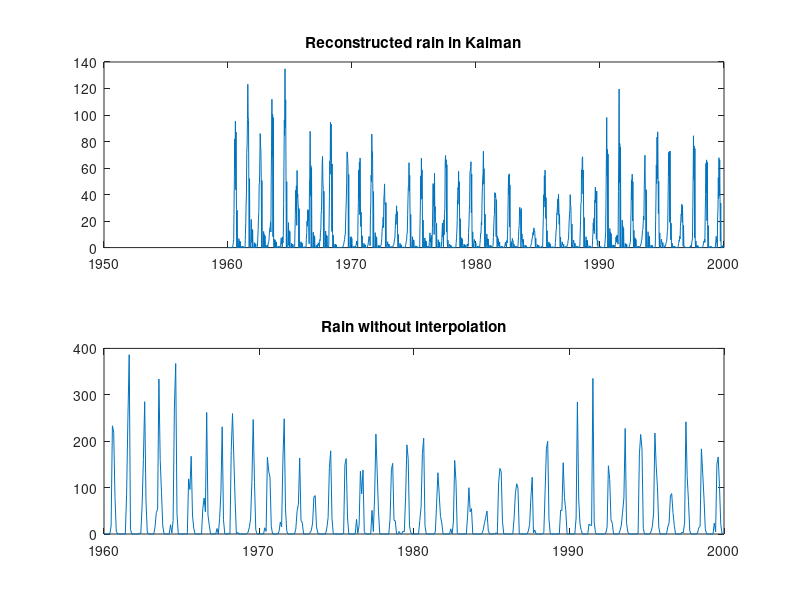
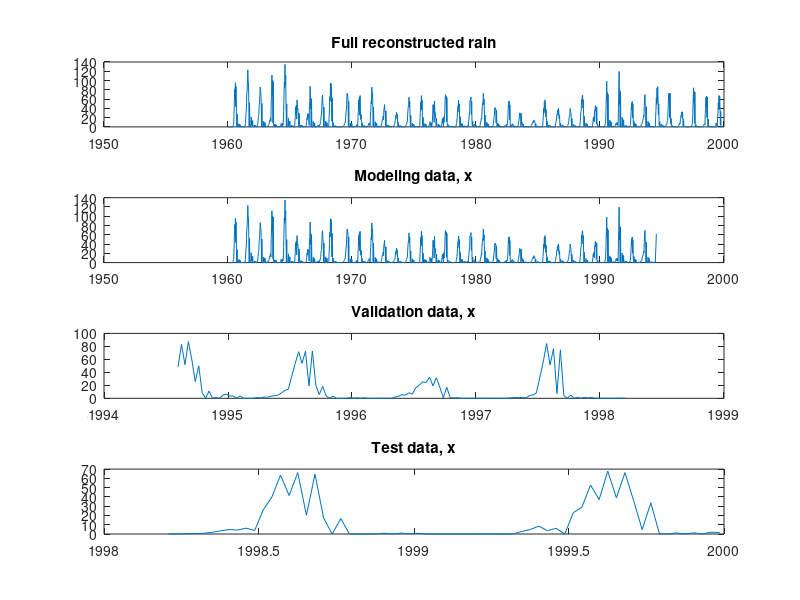

MATLAB code for these plots, in order: (Note: this script raises an error after producing the figures.)
%
% Time series analysis
% Assignment 
%
%

clear; 
close all;
% addpath('functions', '/data')         % Add this line to update the path
addpath('../functions', '../data')      % Add this line to update the path (Hanna)

%% 3. Modeling and validation for El-Geneina
load proj23.mat

% Split the data
n = length(ElGeneina.nvdi);

model = ElGeneina.nvdi(1:453,1);         % 70% for modelling
m_t = ElGeneina.nvdi_t(1:453,1);

valid = ElGeneina.nvdi(454:584,1);       % 20% for validation
v_t = ElGeneina.nvdi_t(454:584,1);

test = ElGeneina.nvdi(584:end,1);        % 10% for test
t_t = ElGeneina.nvdi_t(584:end,1); 

max_data = 255;
min_data = 0;

m = 2*(model-min_data)/(max_data - min_data)-1;
v = 2*(valid-min_data)/(max_data - min_data)-1;
t = 2*(test-min_data)/(max_data - min_data)-1;

% Transformation of data 

m_log = log(m);
v_log = log(v);
t_log = log(t);

plot(m_t, model);

%% Fitting a model to current input 
clc
close all

load rain_kalman.mat

figure(1)
subplot(2,1,1)
plot(rain_kalman_t, rain_kalman)          
title('Reconstructed rain in Kalman')
subplot(2,1,2)
plot(ElGeneina.rain_org_t, ElGeneina.rain_org) 
title('Rain without interpolation')

rain_t = rain_kalman_t;
x = rain_kalman;            % Remember that this is NOT transformed, AND in different time interval. 
xm_t = rain_t(1:1245);      % Manual look-up to avoid getting mismatching dates


% The time for model x will be longer than modeling y, as we have rain data from long before we have NVDI data. 
% Validation and test data should cover same time periods for both.
xm = x(1:length(xm_t));

% Does rain REALLY matter 20 years in advance? We make it shorter for easier
% modelling 
xm_short = x(500:length(xm_t));
xm_t_short = rain_t(500:1245);

xv = x(length(xm)+1:length(xm)+length(v_log));      % Why
xt = x(length(xm)+length(xv):end);

figure(2)
subplot(4,1,1)
plot(rain_kalman_t, rain_kalman)
title('Full reconstructed rain')
subplot(4,1,2)
plot(xm_t, xm)
title('Modeling data, x')
subplot(4,1,3)
plot(v_t, xv)
title('Validation data, x')
subplot(4,1,4)
plot(t_t, xt)
title('Test data, x') % Seems correct

%% Box-Jenkins: Here we go
clc
close all

% We wish to model yt = B(z)z^-d / A2(z) * xt + C1(z) / A1(z) * et

% First, attempt to find transfer function H(z) = B(z) z^-d / A2(z) 
% from xt to yt
% We know xt is not white, thus we need to perform pre-whitening
% Form an ARMA model of the input A3(z) xt = C3(z) wt
% We have in A explained xt as an AR with a1 = 0.2491. We need to make x
% more Gaussian in order to fit an ARMA. 

xm_log = log(xm+1);
xm_short_log = log(xm_short+1);
basicPlot(xm_short_log, 50, 'X model data')
checkIfNormal(xm_short_log,'X model data');

%% Pre-whitening step: Fitting an ARMA to X
% Note that our y is m_log, and our x is xm_log
y = m_log;
x = xm_short_log;


A3 = [1 0 0];
C3 = [1 zeros(1,35) -1];
%C3 = 1;
model_init = idpoly(A3 ,[], C3);
%model_init.Structure.a.Free = [0 1 1];
model_init.Structure.c.Free = [0 zeros(1,35) 1];
pw = pem(x, model_init);

res = resid(pw, x);
basicPlot(res.y,50,'Residuals')
present(pw);

whitenessTest(res.y);
checkIfNormal(res.y,'Residuals for ARMA, prewhitening');
% plotNTdist(res.y);

% Replace xt with wt and pre-whiten y to form eps = H(z)wt + vt

eps_t = myFilter(pw.a, pw.c, y);
w_t = myFilter(pw.c, pw.a, x);

%% Compute CCF for eps_t = H(z) * w_t + v_t
close all;
M=40;
stem(-M:M,crosscorr(w_t ,eps_t,M)); 
title('Cross correlation function'), xlabel('Lag')
hold on
plot(-M:M, 2/sqrt(n)*ones(1,2*M+1), 'r--') 
plot(-M:M, -2/sqrt(n)*ones(1,2*M+1),'r--') 
hold off

% r (A2 order): ringing suggests r = 2 
% d (delay for B): could be 7
% s (order for B after delay): s+d = time of decay, s+d = 12, --> s = 5 

%% Testing the found model orders

A2 = [1 0 0]; 
B = [zeros(1,7) 1 zeros(1,5)];
Mi = idpoly ([1] ,[B] ,[] ,[] ,[A2]);
z = iddata(y,x(1:length(y)));    % fattar att första är data och andra är input 
Mba2 = pem(z,Mi); present(Mba2)
etilde = resid (Mba2, z );

%% Check etilde 
close all;
clc; 

%etilde and x should be uncorrelated --> Looks good, not sign diff from 0
M=40;
stem(-M:M,crosscorr(etilde.y ,x ,M)); 
title('Cross correlation function'), xlabel('Lag')
hold on
plot(-M:M, 2/sqrt(n)*ones(1,2*M+1), 'r--') 
plot(-M:M, -2/sqrt(n)*ones(1,2*M+1),'r--') 
hold off

%% Is etilde white? 
% No, but we have now only modelled half of the BJ model, as y depends on
% something with x AND the error term.   
close all;
clc; 

basicPlot(etilde.y,m,'etilde');
whitenessTest(etilde.y);
figure()

%% 